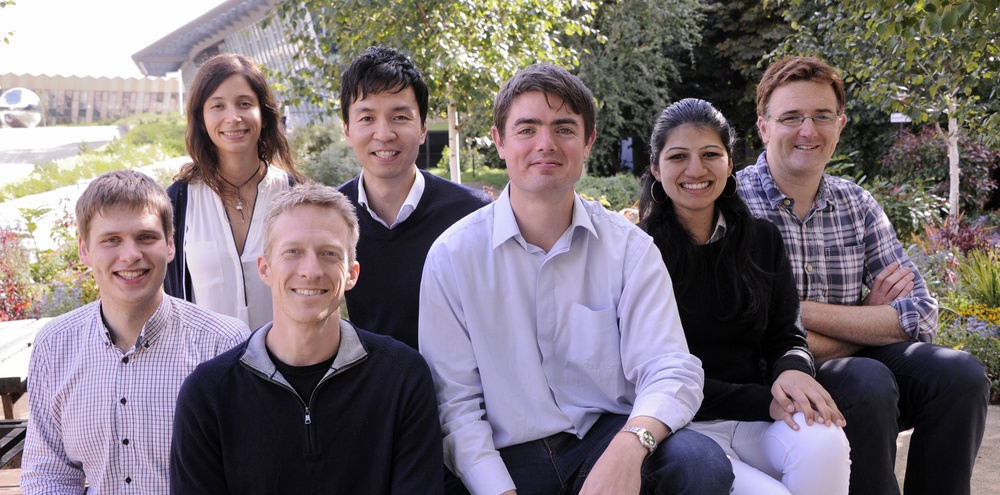
#> input picture FaceDetection/sam.jpg, 1000 x 495 px, shrunk from 2400 x 1189 before the run
$ python face_detect.py sam.jpg   (older library calls are emulated)
#> lines starting #> are read from the running program, lines starting #| are printed output that depends on the picture; after the words box and inside, x2 and y2 are one past the last pixel; in counts of white or black regions, pixels touching at a corner belong together
import cv2
import sys
import os

# Get user supplied values
imagePath = sys.argv[1]
cascPath = "haarcascade_frontalface_default.xml"

# Create the haar cascade
faceCascade = cv2.CascadeClassifier(cascPath)

# Read the image
image = cv2.imread(imagePath)
#> image is the input picture: shape (495, 1000, 3); mean B, G, R 120.2, 114.8, 125.1
gray = cv2.cvtColor(image, cv2.COLOR_BGR2GRAY)
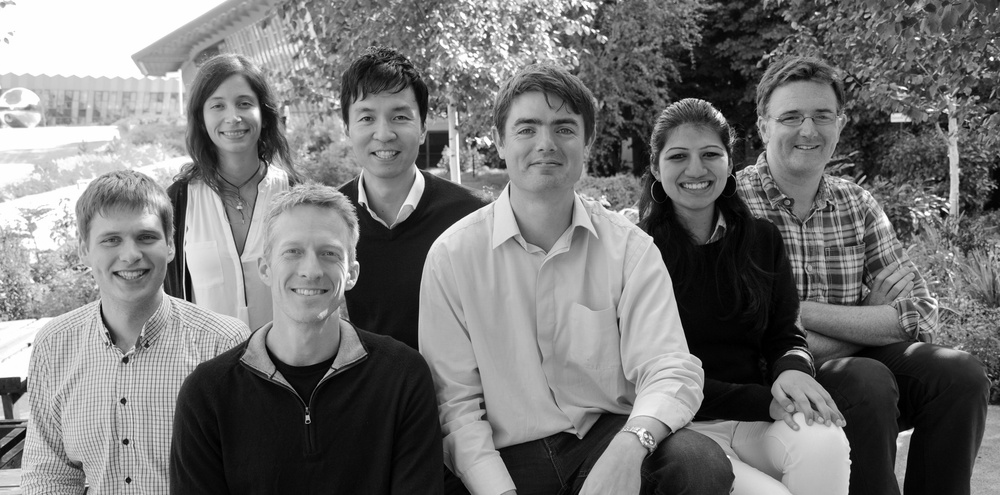
#> gray: shape (495, 1000); min 0, max 255, mean 118.5

# Detect faces in the image
faces = faceCascade.detectMultiScale(
    gray,
    scaleFactor=1.1,
    minNeighbors=5,
    minSize=(30, 30)
    #flags = cv2.CV_HAAR_SCALE_IMAGE
)
#> faces = [[761, 85, 83, 83], [196, 78, 71, 71], [652, 122, 86, 86], [824, 192, 71, 71], [336, 82, 91, 91], [84, 205, 91, 91], [265, 217, 94, 94], [497, 91, 98, 98]]

print("Found {0} faces!".format(len(faces)))
#| Found 8 faces!
'''
# Draw a rectangle around the faces
for (x, y, w, h) in faces:
    cv2.rectangle(image, (x, y), (x+w, y+h), (0, 255, 0), 2)
    cv2.imshow("image", image)
    #cv2.imwrite("roi.jpg", roi)
'''
count = 1
for f in faces:
    x, y, w, h = [ v for v in f ]
    cv2.rectangle(image, (x, y), (x+w, y+h), (0, 255, 0), 2)
    sub_face = image[y:y+h, x:x+w]
    filename, file_extension = os.path.splitext(imagePath)
    cv2.imwrite(filename+str(count)+file_extension, sub_face)
    count = count + 1
#> this loop made 8 passes
#> pass 1, `sub_face = image[y:y+h, x:x+w]`:
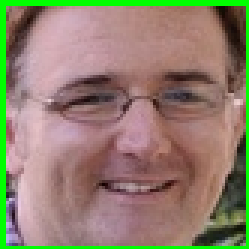
#> sub_face: shape (83, 83, 3) (shown 3 times larger); mean B, G, R 109, 128.9, 143.6
#> pass 2, `sub_face = image[y:y+h, x:x+w]`:
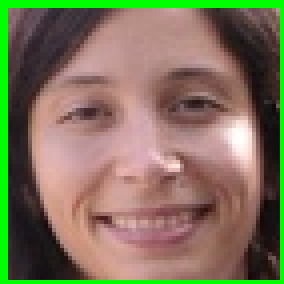
#> sub_face: shape (71, 71, 3) (shown 4 times larger); mean B, G, R 91.2, 116, 126.3
#> pass 3, `sub_face = image[y:y+h, x:x+w]`:
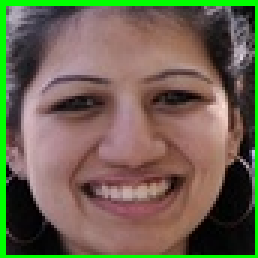
#> sub_face: shape (86, 86, 3) (shown 3 times larger); mean B, G, R 80.6, 100.6, 109.4
#> after the loop:
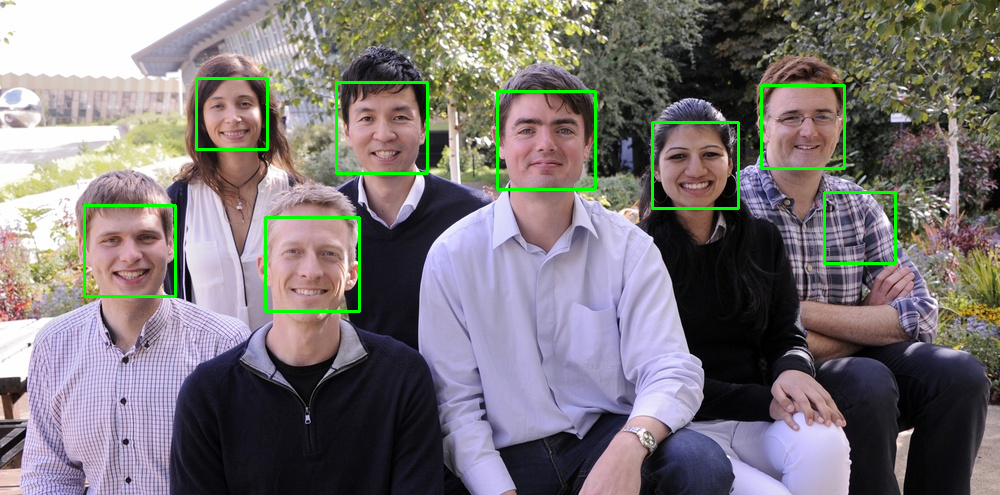
#> image: shape (495, 1000, 3); 1.65% of pixels changed, all inside (x1, y1, x2, y2) = (83, 77, 897, 313)
#> after the loop, count = 9


cv2.imshow("Faces found", image)
cv2.waitKey(0)
